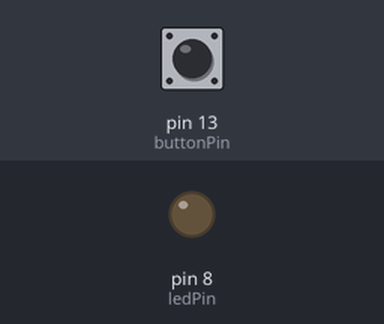
Bench run of a sketch on a simulated Arduino Uno, built with avr-gcc and run on an emulated ATmega328P. Parts: output pins drawn as LEDs (lit = HIGH). The inputs (shaded band) are chosen by the test bench; at power-on: pin 13 (buttonPin) HIGH. What the sketch prints to the serial monitor is not drawn.

Above: at 1.2 s.
1.3 s: pin 13 (buttonPin) pulled LOW for 0.15 s
At 1.38 s:
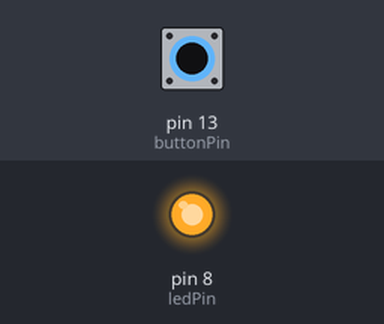
2.9 s: pin 13 (buttonPin) pulled LOW for 3.2 s
At 6.6 s:
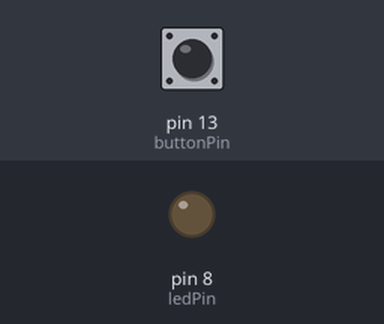
Timing chart, 0 to 8.1 s (numbered marks = the images above; inputs shaded):
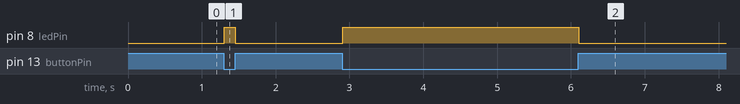

Measured:
- after the input at 1.3 s, pin 8 (ledPin): LOW → HIGH at once, → LOW 0.15 s later
- after the input at 2.9 s, pin 8 (ledPin): LOW → HIGH at once, → LOW 3.2 s later

The sketch:

Button_First.ino
```cpp
int buttonPin = 13;
int ledPin = 8;
int buttonRead;


void setup() {
  // put your setup code here, to run once:
Serial.begin(9600);
pinMode(ledPin, OUTPUT);
pinMode(buttonPin, INPUT);
}

void loop() {
  // put your main code here, to run repeatedly:
buttonRead = digitalRead(buttonPin); // digital read returns 0 or 1

Serial.println(buttonRead);

if(buttonRead == 0)
{
  digitalWrite(ledPin, HIGH);
}
else
{
  digitalWrite(ledPin, LOW);
}
}
```
